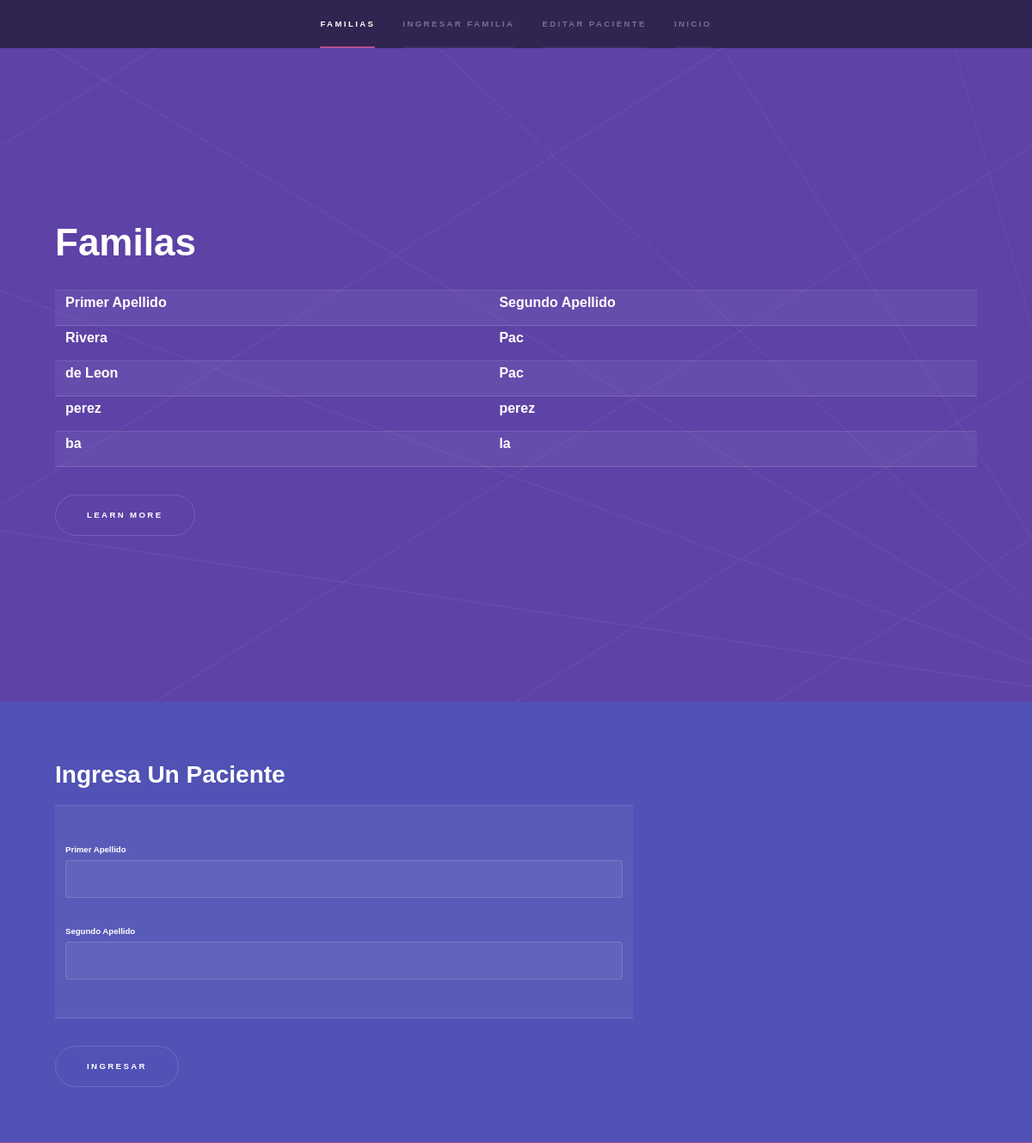
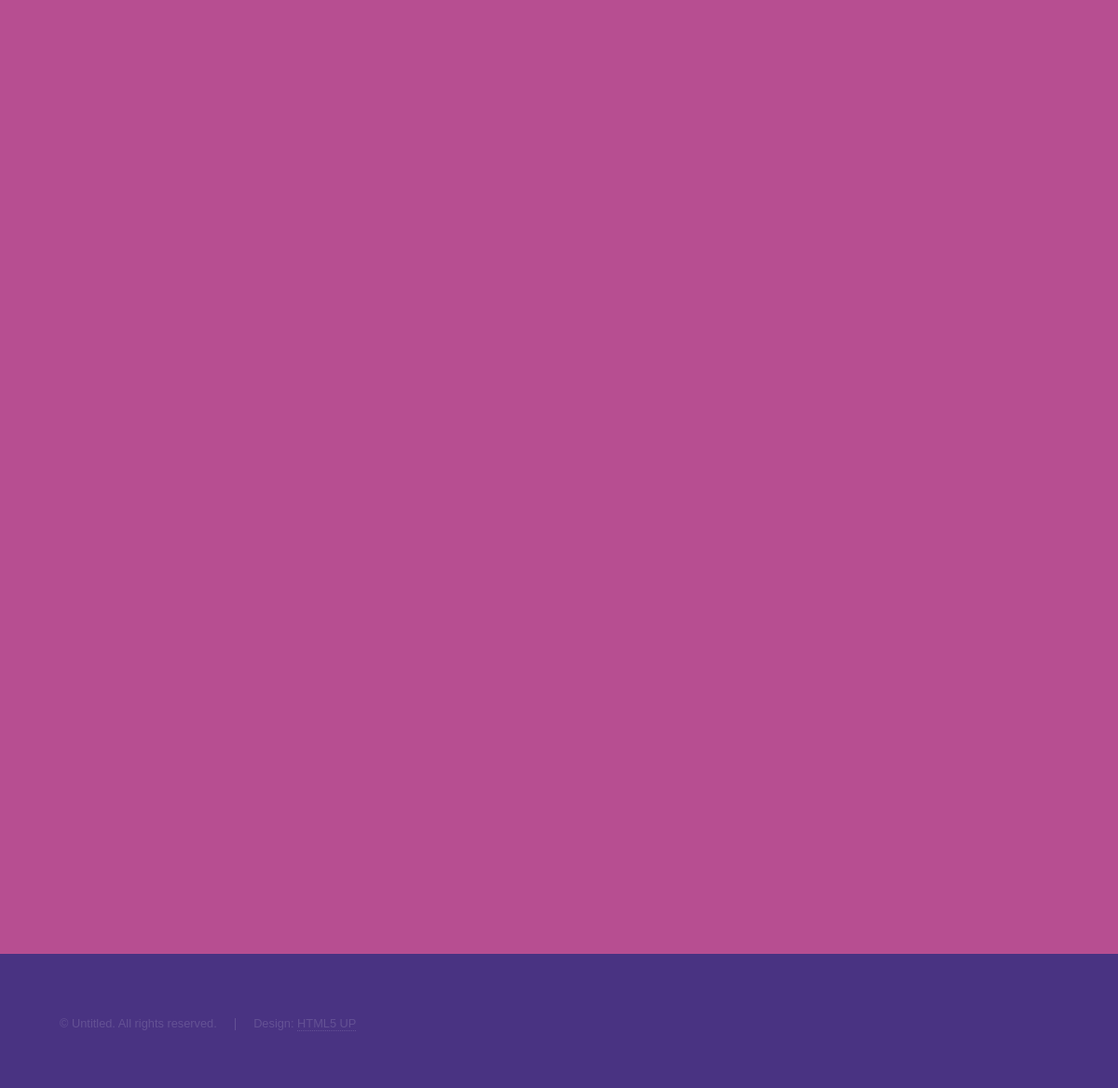
The page /paciente/familia/ on the database its author committed (2 pictures, top to bottom).
### pacientes/models.py (models this page shows, shortened)
class familia(models.Model):
    primerApellido = models.CharField(max_length = 45 , blank = False)
    segundoApellido = models.CharField(max_length = 45 , blank = False)

### pacientes/views.py (the view)
def familia(request):
    form = familiaModelsForms(request.POST or None)
    queryset = modeloFamilia.objects.all()
    if form.is_valid():
        instance = form.save(commit=False)
        instance.save()
        fromm = familiaModelsForms()
    context = {
    "form":form,
    "queryset":queryset,
    }
    return render(request,"pacientes/creacionFamilias.html",context)

### pacientes/forms.py
class familiaModelsForms(forms.ModelForm):
    class Meta:
        model = familia
        fields = [
        "primerApellido",
        "segundoApellido",
            ]

### templates/pacientes/creacionFamilias.html (shortened to what this page needs)
{% extends  'baseTemplate/base.html'%}
{% block navBar %}
<li><a href="#intro">Familias</a></li>
<li><a href="#one">Ingresar Familia</a></li>
<li><a href="#two">Editar Paciente</a></li>
{% endblock %}
{% block apartados %}
  <section id="intro" class="wrapper style1 fullscreen fade-up">
    <div class="inner">
      <h1>Familas</h1>
      <table id="paciente">
        <tr>
            <th>Primer Apellido</th>
            <th>Segundo Apellido</th>
            </tr>
            {% for dato in queryset %}
            <tr>
              <th>{{ dato.primerApellido }}</th>
              <th>{{dato.segundoApellido}}</th>
            </tr>
            {% endfor %}
          </table>
      <ul class="actions">
        <li><a href="#one" class="button scrolly">Learn more</a></li>
      </ul>
    </div>
  </section>
  <section id="one" class="wrapper style2 spotlights">
    <section>
      <div class="content">
        <div class="inner">
          <h2>Ingresa Un Paciente</h2>
          <form method='POST' action=''>{% csrf_token %}
            <table>
              <td>
                <p><h6>Primer Apellido</h6>{{ form.primerApellido }}</p>
                <p><h6>Segundo Apellido</h6>{{form.segundoApellido}}</p>
              </td>
            </table>
            <input type = "submit" value = "Ingresar" />
          </form>
        </div>
      </div>
    </section>
  </section>
  <section id="two" class="wrapper style3 fade-up">
  </section>
  {% endblock %}

### rows shown on the page
familia: primerApellido "Rivera", segundoApellido "Pac"
familia: primerApellido "de Leon", segundoApellido "Pac"
familia: primerApellido "perez", segundoApellido "perez"
familia: primerApellido "ba", segundoApellido "la"
